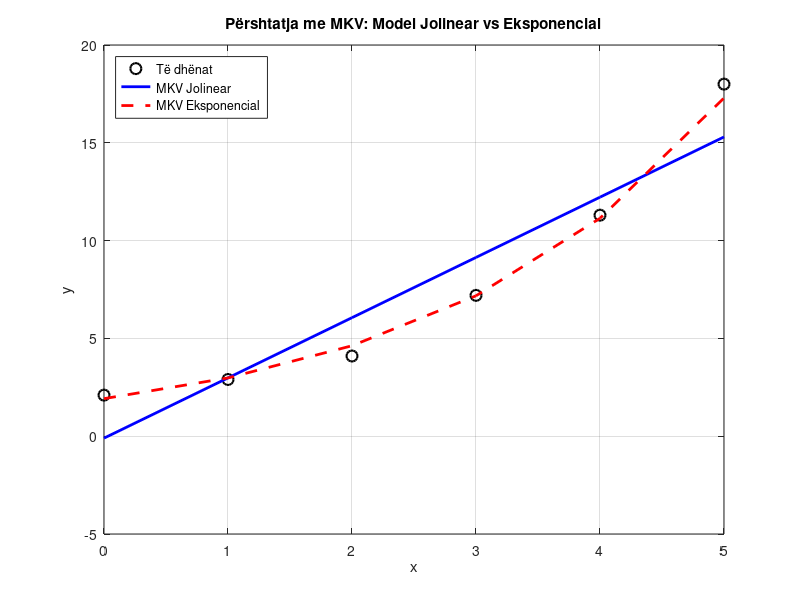

This figure's MATLAB source:
%% Shembull MATLAB: Model jolinear dhe eksponencial me MKV

clc; clear; close all;

% --- Të dhënat e shembullit ---
x = [0 1 2 3 4 5]';  % variabla e pavarur
y = [2.1 2.9 4.1 7.2 11.3 18.0]'; % variabla e varur

%% 1. Modeli jolinear: y = a*x + b
X_lin = [x ones(size(x))]; % matrica për MKV
theta_lin = X_lin \ y;    % zgjidhja MKV

a_lin = theta_lin(1);
b_lin = theta_lin(2);

y_fit_lin = a_lin*x + b_lin;

fprintf('Modeli jolinear: y = %.3f*x + %.3f\n', a_lin, b_lin);

%% 2. Modeli eksponencial: y = c*exp(d*x)
% Marrim logaritmin për ta bërë linear
Y_log = log(y); % log(y) = log(c) + d*x
X_exp = [x ones(size(x))]; 
theta_exp = X_exp \ Y_log; 

d_exp = theta_exp(1);
log_c = theta_exp(2);
c_exp = exp(log_c);

y_fit_exp = c_exp * exp(d_exp * x);

fprintf('Modeli eksponencial: y = %.3f * exp(%.3f*x)\n', c_exp, d_exp);

%% 3. Vizualizimi
figure;
plot(x, y, 'ko', 'MarkerSize',8,'LineWidth',1.5); hold on;
plot(x, y_fit_lin, 'b-', 'LineWidth',2);
plot(x, y_fit_exp, 'r--', 'LineWidth',2);
xlabel('x'); ylabel('y');
legend('Të dhënat','MKV Jolinear','MKV Eksponencial','Location','northwest');
title('Përshtatja me MKV: Model Jolinear vs Eksponencial');
grid on;
